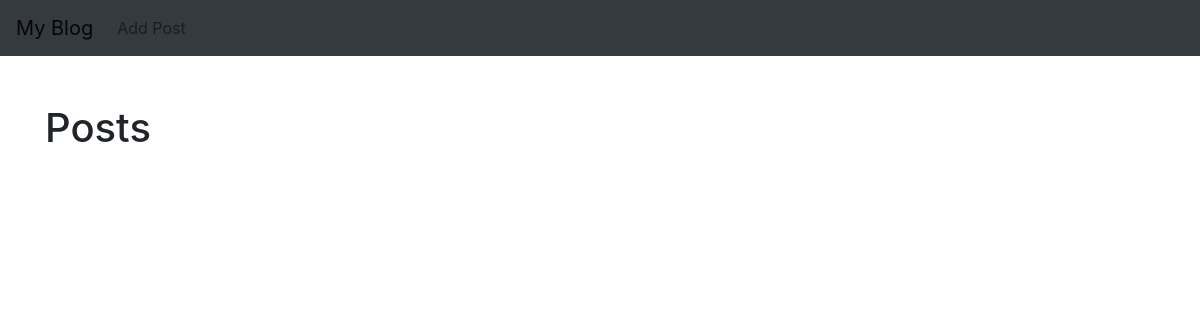
Before: / with the older database file.
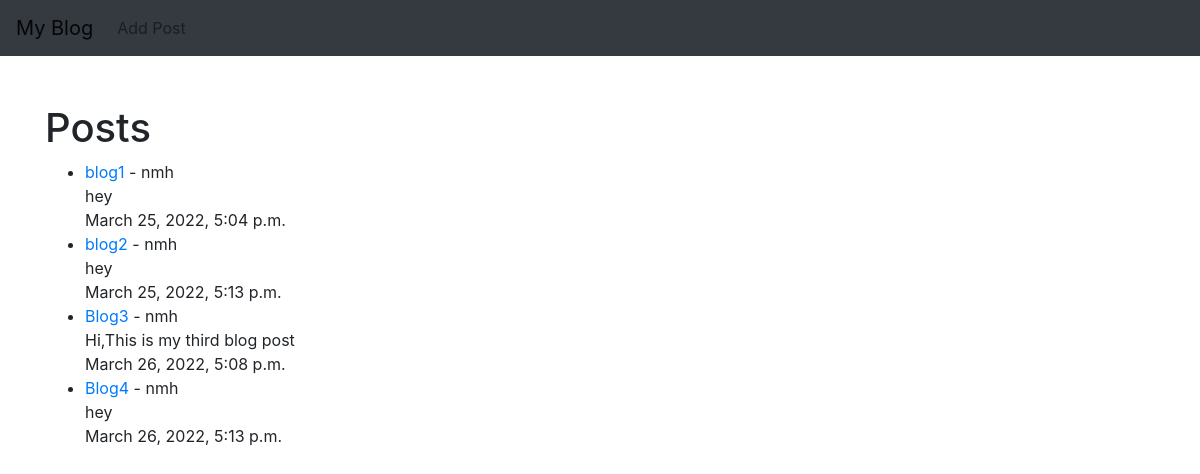
After: the same page with the newer database file.
### app_blog/models.py (models this page shows, shortened)
class Post(models.Model):
    title=models.CharField(max_length=255)
    title_tag=models.CharField(max_length=255)
    author=models.ForeignKey(User,on_delete=models.CASCADE)
    body=models.TextField()
    created = models.DateTimeField(auto_now_add=True)

### app_blog/views.py (the view)
# urls.py: path('',HomeView.as_view(),name="home"),
class HomeView(ListView):
    model=Post
    template_name='app_blog/home.html'

### app_blog/templates/app_blog/home.html
{% extends 'app_blog/base.html' %}
{% block content %}
<h1>Posts</h1>
<ul>
{% for post in object_list %}
    <li><a href="{% url 'article-detail' post.pk %}">{{ post.title }}</a> - {{ post.author }}<br>
     {{ post.body }} <br>
     {{ post.created }} </li>
{% endfor%}
</ul>
{% endblock %}

### app_blog/templates/app_blog/base.html (shortened to what this page needs)
<!doctype html>
<html lang="en">
  <head>
    <link rel="stylesheet" href="https://cdn.jsdelivr.net/npm/bootstrap@4.4.1/dist/css/bootstrap.min.css">
  </head>
  <body>
    <nav class="navbar navbar-expand-lg navbar-light bg-dark">
        <a class="navbar-brand" href="{% url 'home' %}">My Blog</a>
        <div class="collapse navbar-collapse" id="navbarSupportedContent">
          <ul class="navbar-nav mr-auto">
            <li class="nav-item">
              <a class="nav-link" href="{% url 'add-post' %}">Add Post</a>
            </li>
          </ul>
        </div>
      </nav>
      <br>
  <br>
  <div class="container">
   {% block content %}
   {% endblock %}
  </div>
  </body>
</html>

Changed rows visible on the page:
added Post: title "blog1", author "nmh", body "hey", created "March 25, 2022, 5:04 p.m."
added Post: title "blog2", author "nmh", body "hey", created "March 25, 2022, 5:13 p.m."
added Post: title "Blog3", author "nmh", body "Hi,This is my third blog post", created "March 26, 2022, 5:08 p.m."
added Post: title "Blog4", author "nmh", body "hey", created "March 26, 2022, 5:13 p.m."
